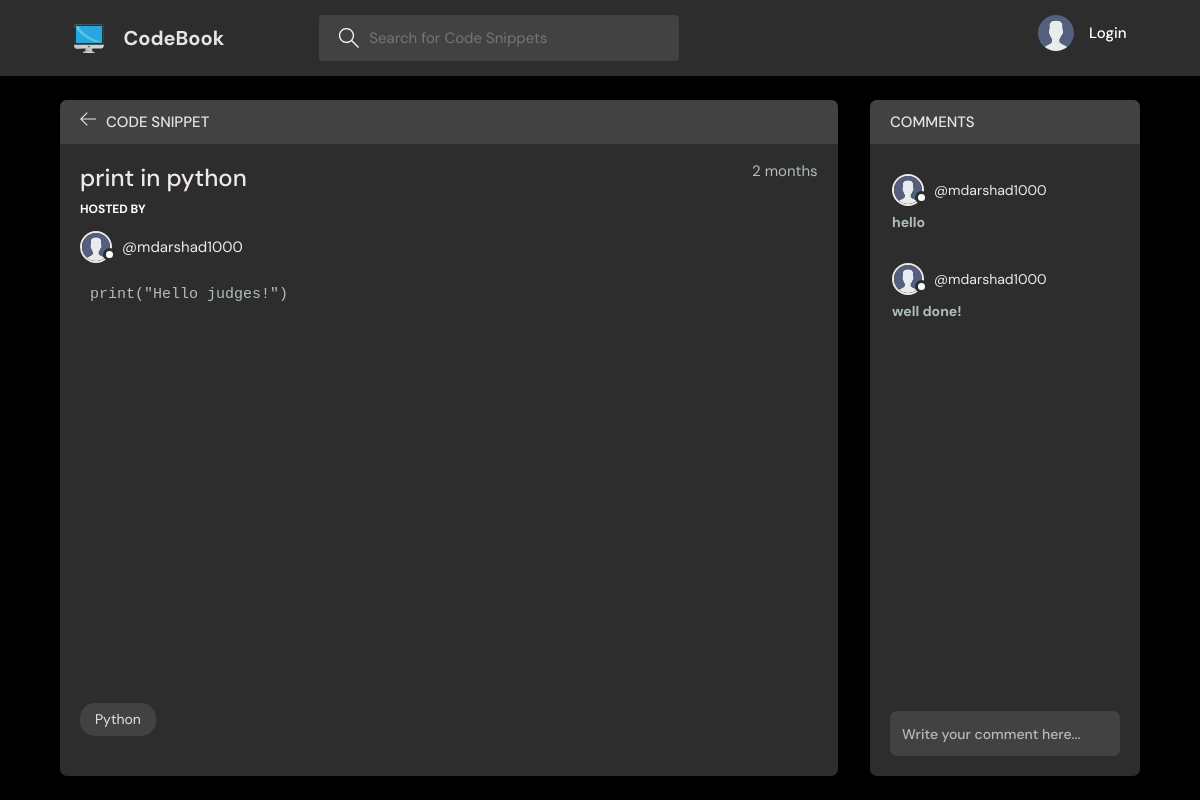
/snippet/56, run on the app's committed database.
### base/models.py (models this page shows, shortened)
class Snippet(models.Model):
    author = models.ForeignKey(User, on_delete=models.CASCADE, null=True)
    language = models.ForeignKey(Language, on_delete=models.CASCADE, null=True)
    name = models.CharField(max_length=200)
    code = models.TextField(blank=False)
    updated = models.DateTimeField(auto_now=True)
    created = models.DateTimeField(auto_now_add=True)
    class Meta:
        ordering = ['-updated', '-created']

class User(AbstractUser):
    name = models.CharField(max_length=200, null=True)
    email = models.EmailField(unique=True, null=True)
    USERNAME_FIELD = 'email'
    REQUIRED_FIELDS = []

class Language(models.Model):
    name = models.CharField(max_length=200, unique=True)
    def __str__(self):
        return self.name

class Comment(models.Model):
    user = models.ForeignKey(User, on_delete=models.CASCADE)
    snippet = models.ForeignKey(Snippet, on_delete=models.CASCADE)
    body = models.TextField()
    updated = models.DateTimeField(auto_now=True)
    created = models.DateTimeField(auto_now_add=True)
    class Meta:
        ordering = ['-updated', '-created']

### base/views.py (the view, shortened to what this page needs)
# urls.py: path('snippet/<str:pk>', views.snippet, name='snippet'),
def snippet(request, pk):
    snippet = Snippet.objects.get(id=pk)
    snippet_comments = snippet.comment_set.all()
    context = {'snippet':snippet, 'snippet_comments':snippet_comments}
    return render(request, 'base/snippet.html', context)

### base/templates/base/snippet.html (shortened to what this page needs)
{% extends 'main.html' %}
{% load static %}
{% block content %}
<head>
    <link rel="stylesheet"
        href="//cdn.jsdelivr.net/gh/highlightjs/cdn-release@11.3.1/build/styles/base16/atelier-estuary.min.css">
</head>
<main class="profile-page layout layout--2">
    <div class="container">
        <div class="room">
            <div class="room__top">
                <div class="room__topLeft">
                    <a href="{% url 'home' %}">
                        <svg version="1.1" xmlns="http://www.w3.org/2000/svg" width="32" height="32"
                            viewBox="0 0 32 32">
                            <title>arrow-left</title>
                            <path
                                d="M13.723 2.286l-13.723 13.714 13.719 13.714 1.616-1.611-10.96-10.96h27.625v-2.286h-27.625l10.965-10.965-1.616-1.607z">
                            </path>
                        </svg>
                    </a>
                    <h3>CODE SNIPPET</h3>
                </div>
            </div>
            <div class="room__box scroll">
                <div class="">
                    <div class="room__info">
                        <h3>{{snippet.name}}</h3>
                        <span>{{snippet.created|timesince}}</span>
                    </div>
                    <div class="room__hosted">
                        <p>Hosted By</p>
                        <a href="" class="room__author">
                            <div class="avatar avatar--small">
                                <img src="{% static 'images/avatar.svg' %}" />
                            </div>
                            <span>@{{snippet.author.username}}</span>
                        </a>
                    </div>
                    <div class="room__details" style="overflow-y: scroll; height: 420px;">
                        <pre><code>{{snippet.code}}</code></pre>
                    </div>
                    <span class="room__topics">{{snippet.language}}</span>
                </div>
            </div>
        </div>
        <div class="participants">
            <h3 class="participants__top">Comments</h3>
            <div class="participants__list scroll">
            {% for comment in snippet_comments %}
            <div class="thread">
                <div class="thread__top">
                    <div class="thread__author">
                        <a href="" class="thread__authorInfo">
                            <div class="avatar avatar--small">
                                <img src="{% static 'images/avatar.svg' %}" />
                            </div>
                            <span>@{{comment.user.username}}</span>
                        </a>
                    </div>
                </div>
                <div class="thread__details">
                   <b>{{comment.body}}</b>
                </div>
            </div>
            {% endfor %}
                <div class="room__message">
                    <form action="" method="POST">
                        <input name="body" placeholder="Write your comment here..." />
                    </form>
                </div>
            </div>
        </div>
    </div>
</main>
{% endblock content%}

### templates/main.html (shortened to what this page needs)
<!DOCTYPE html>
{% load static %}
<html lang="en">
<head>
    <link rel="stylesheet" href="{% static 'styles/style.css' %}" />
</head>
<body>
    {% include 'navbar.html' %}
    {% block content %}
    {% endblock %}
</body>
</html>

### templates/navbar.html (shortened to what this page needs)
{% load static %}
<header class="header header--loggedIn">
    <div class="container">
        <a href="{% url 'index' %}" class="header__logo">
            <h1>CodeBook</h1>
        </a>
        <form class="header__search" method="GET" action="{% url 'home' %}">
            <label>
                <input name="q" placeholder="Search for Code Snippets" />
            </label>
        </form>
        <nav class="header__menu">
            {% if request.user.is_authenticated %}
            <div class="header__user">
                <a href="">
                    <div class="avatar avatar--medium active">
                        <img src="{% static 'images/avatar.svg' %}" />
                    </div>
                    <p>{{user.name}} <span>@{{user.username}}</span></p>
                </a>
                <button class="dropdown-button">
                    <svg version="1.1" xmlns="http://www.w3.org/2000/svg" width="32" height="32" viewBox="0 0 32 32">
                        <title>chevron-down</title>
                        <path d="M16 21l-13-13h-3l16 16 16-16h-3l-13 13z"></path>
                    </svg>
                </button>
            </div>
            {% else %}
            <a href="{% url 'login' %}">
                <img src="{% static 'images/avatar.svg' %}" />
                <p>Login</p>
            </a>
            {% endif %}
        </nav>
    </div>
</header>

### base/templates/base/snippet.html (style rules this page uses)
pre, code { font-family: monospace, monospace; }
pre { overflow: auto; }
pre>code { display: block; padding: 1rem; word-wrap: normal; }

### data on the page
Snippet: name "print in python", created "2 months", author.username "mdarshad1000", code "print(\"Hello judges!\")", language "Python"
Comment: user.username "mdarshad1000", body "hello"
Comment: user.username "mdarshad1000", body "well done!"
